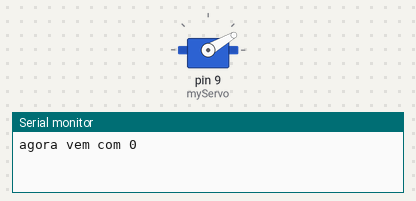
Bench run of a sketch on a simulated Arduino Uno, built with avr-gcc and run on an emulated ATmega328P. On the bench: servo, the last lines printed to the serial monitor.

Above: at 0.05 s.
At 3.05 s:
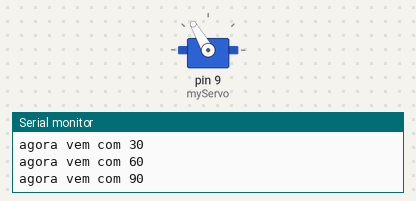
At 6.05 s:
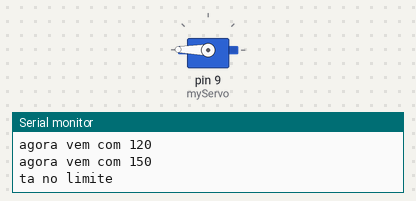
At 8.0 s:
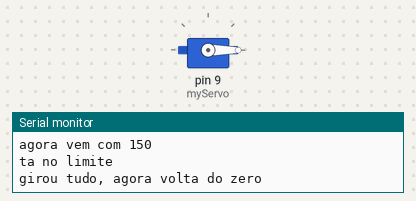
Timing chart, 0 to 10.4 s (numbered marks = the images above):
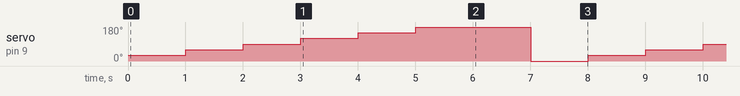

The sketch:

servo.ino
```cpp
//----------------------------------------------
// Hugo Rafael de Lima
// Programa pra entender o funcionamento do Servo motor
//----------------------------------------------
// bibliotecas e definições

#include <Servo.h>

Servo myServo;
int pos = 0;

//----------------------------------------------

void setup( void ){

  Serial.begin(9600);

  myServo.attach(9);
  myServo.writeMicroseconds(1500);

}

//----------------------------------------------

void loop( void ){

	if(pos == 180){

		Serial.println("ta no limite");
		pos = 179;
		myServo.write(pos);
		delay(1000);


		Serial.println("girou tudo, agora volta do zero");
		pos = 0;
		myServo.write(pos);
		delay(1000);
	}

	Serial.print("agora vem com ");
	Serial.println(pos);
	pos += 30;
	myServo.write(pos);
	delay(1000);

}

//----------------------------------------------
```

Measured:
- by itself, servo on pin 9 (myServo): repeats every 8.0 s: 90° 1.0 s, 120° 1.0 s, 150° 1.0 s, 180° 1.0 s, 179° 1.0 s, 0° 1.0 s, 30° 1.0 s, 60° 1.0 s
